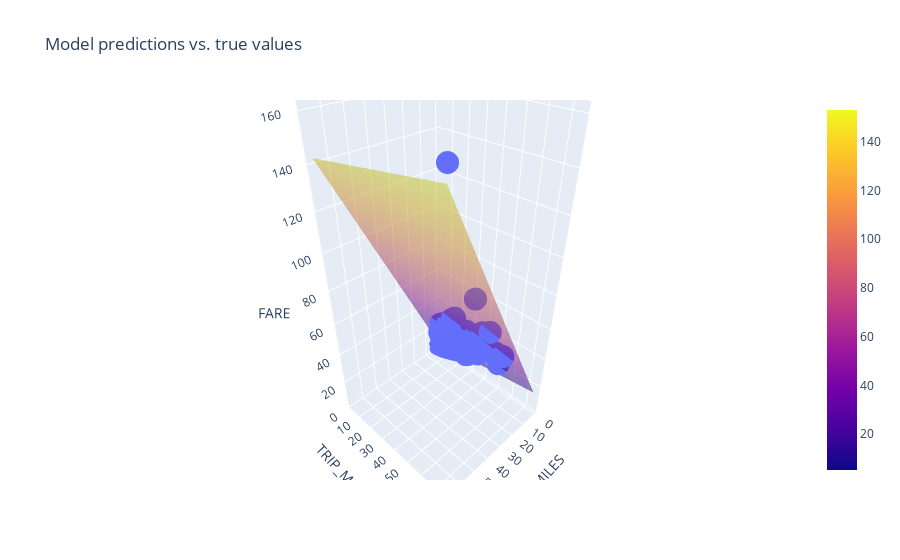

Source (notebook cell):
### Code cell
#@title Code - Experiment 3

# The following variables are the hyperparameters.
settings_3 = ml_edu.experiment.ExperimentSettings(
    learning_rate = 0.001,
    number_epochs = 20,
    batch_size = 50,
    input_features = ['TRIP_MILES', 'TRIP_MINUTES']
)

training_df['TRIP_MINUTES'] = training_df['TRIP_SECONDS']/60

metrics = [keras.metrics.RootMeanSquaredError(name='rmse')]

model_3 = create_model(settings_3, metrics)

experiment_3 = train_model('two_features', model_3, training_df, 'FARE', settings_3)

ml_edu.results.plot_experiment_metrics(experiment_3, ['rmse'])
ml_edu.results.plot_model_predictions(experiment_3, training_df, 'FARE')

### Figure 1 — Plotly figure (JSON) as saved in the notebook; plotly's stock layout.template omitted (floating-point values rounded to 4 significant figures; data arrays with more than 128 entries replaced by an {"elided": "..."} marker saying what was removed)
{"data": [{"hovertemplate": "TRIP_MILES=%{x}<br>TRIP_MINUTES=%{y}<br>FARE=%{z}<extra></extra>", "legendgroup": "", "marker": {"color": "#636efa", "symbol": "circle"}, "mode": "markers", "name": "", "scene": "scene", "showlegend": false, "type": "scatter3d", "x": {"elided": "200 float values"}, "y": {"elided": "200 float values"}, "z": {"elided": "200 float values"}}, {"name": "prediction", "opacity": 0.5, "type": "surface", "x": [0.5, 8.013, 15.53, 23.04, 30.55, 38.07, 45.58, 53.09, 60.61, 68.12], "y": [2.533, 10.52, 18.51, 26.51, 34.5, 42.49, 50.48, 58.47, 66.46, 74.45], "z": [[5.209, 20.48, 35.75, 51.03, 66.3, 81.57, 96.85, 112.1, 127.4, 142.7], [6.37, 21.64, 36.92, 52.19, 67.46, 82.74, 98.01, 113.3, 128.6, 143.8], [7.531, 22.8, 38.08, 53.35, 68.62, 83.9, 99.17, 114.4, 129.7, 145.0], [8.692, 23.97, 39.24, 54.51, 69.78, 85.06, 100.3, 115.6, 130.9, 146.2], [9.853, 25.13, 40.4, 55.67, 70.95, 86.22, 101.5, 116.8, 132.0, 147.3], [11.01, 26.29, 41.56, 56.83, 72.11, 87.38, 102.7, 117.9, 133.2, 148.5], [12.18, 27.45, 42.72, 57.99, 73.27, 88.54, 103.8, 119.1, 134.4, 149.6], [13.34, 28.61, 43.88, 59.16, 74.43, 89.7, 105.0, 120.2, 135.5, 150.8], [14.5, 29.77, 45.04, 60.32, 75.59, 90.86, 106.1, 121.4, 136.7, 152.0], [15.66, 30.93, 46.21, 61.48, 76.75, 92.02, 107.3, 122.6, 137.8, 153.1]]}], "layout": {"legend": {"tracegroupgap": 0}, "scene": {"domain": {"x": [0, 1], "y": [0, 1]}, "xaxis": {"title": {"text": "TRIP_MILES"}}, "yaxis": {"title": {"text": "TRIP_MINUTES"}}, "zaxis": {"title": {"text": "FARE"}}}, "title": {"text": "Model predictions vs. true values"}}}
